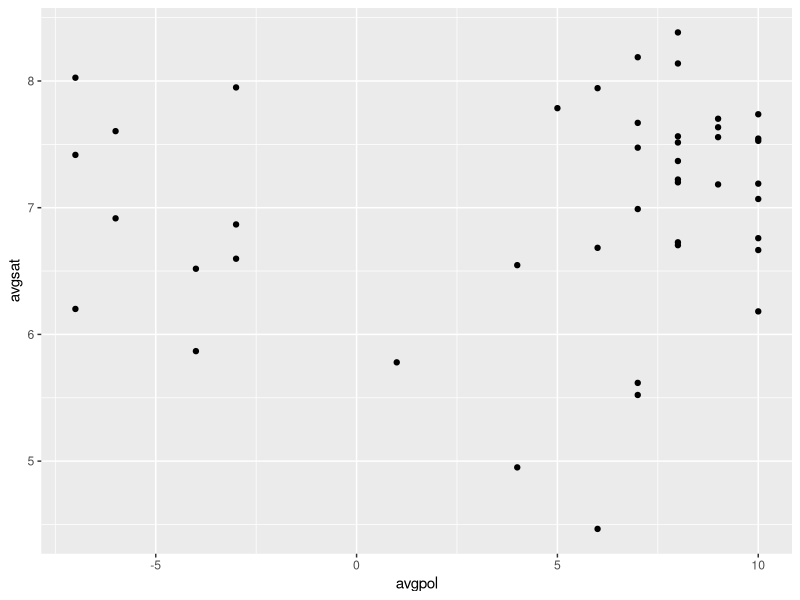
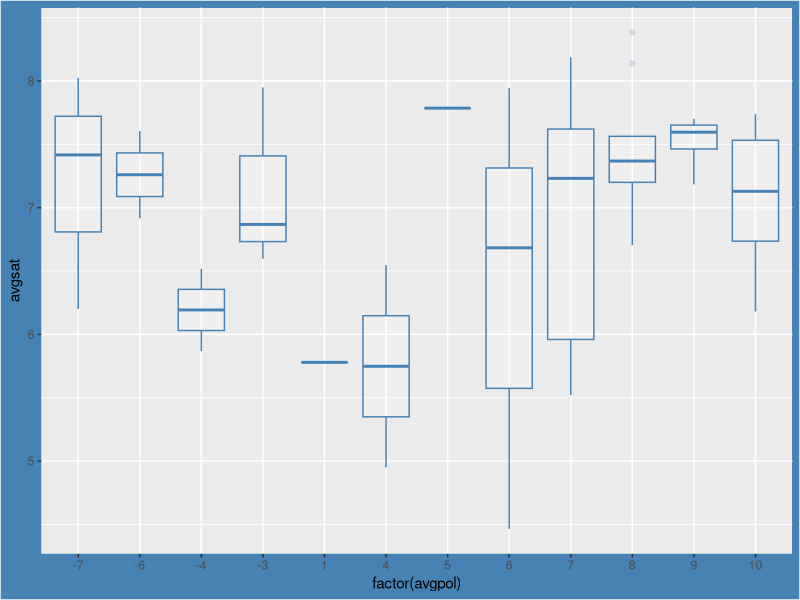
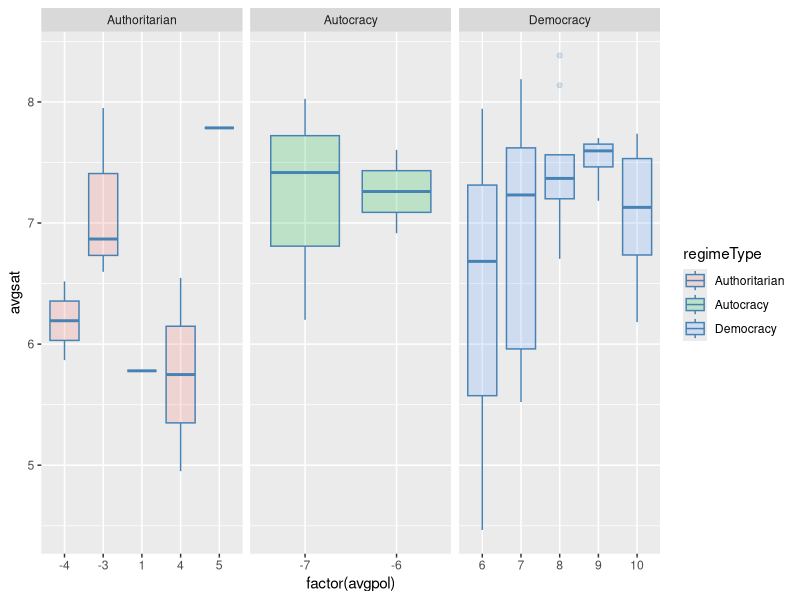
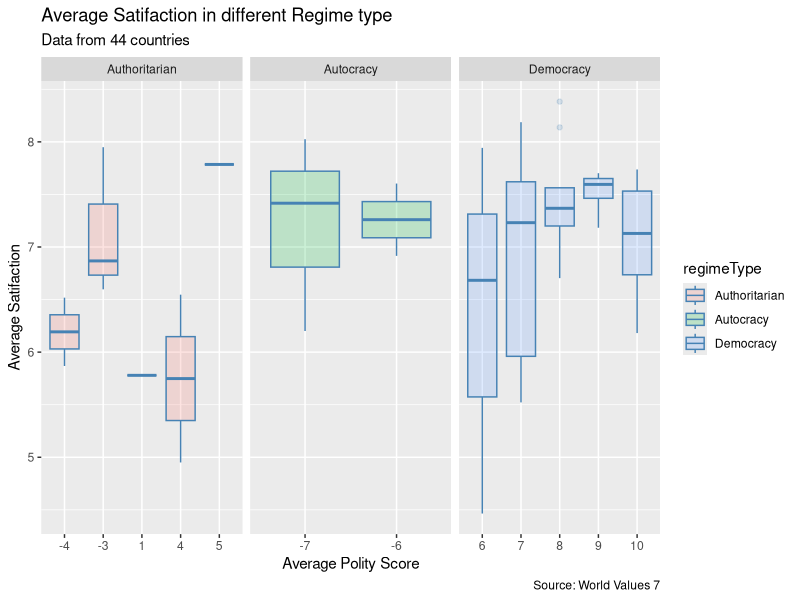
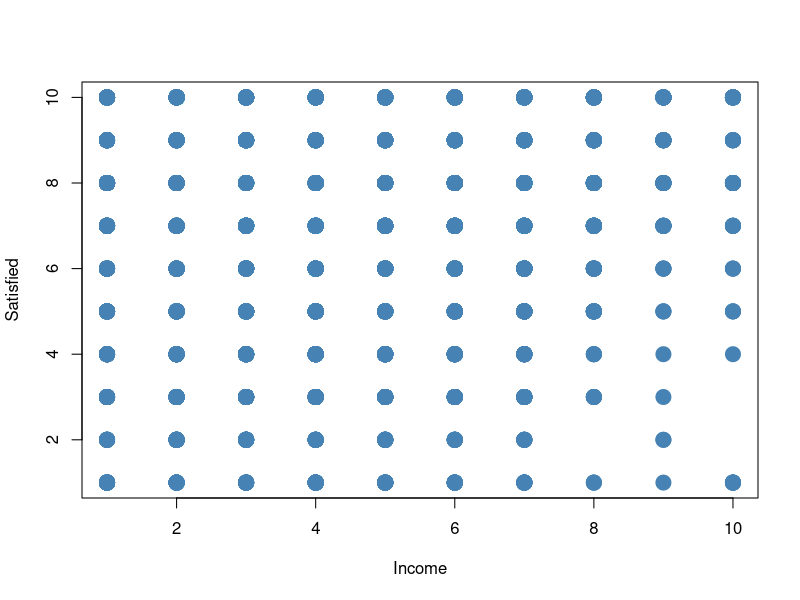
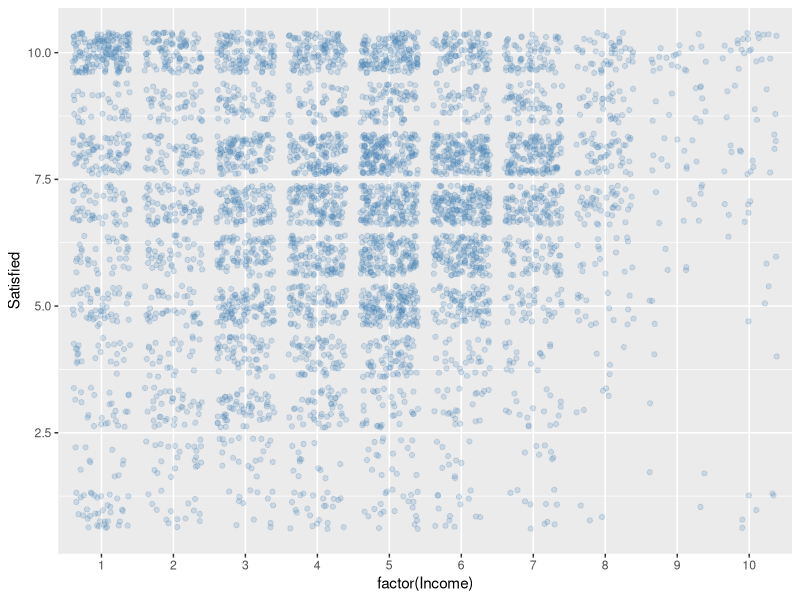
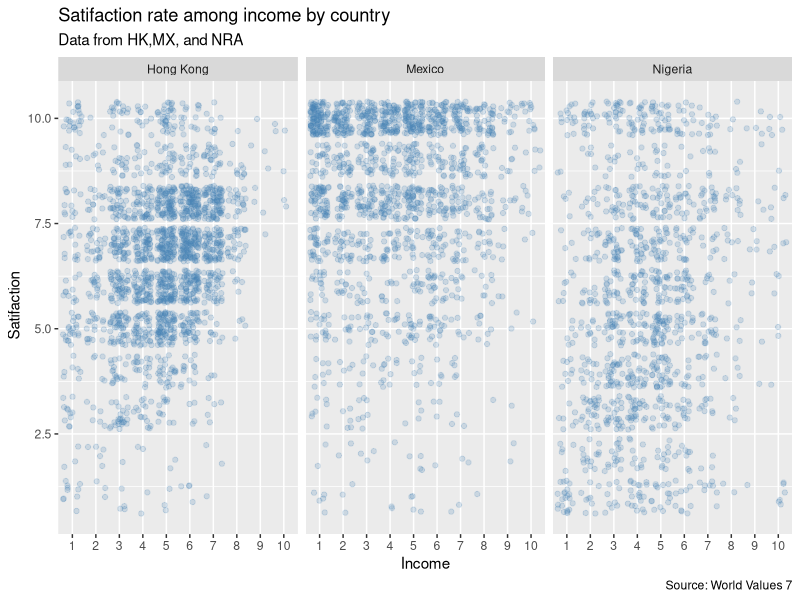

Generate these figures, in order, with R:
## ---- chunk 1
# Load packages used in this session of R
library(tidyverse)
library(knitr)

# As needed, set path to folder where data is located.
opts_knit$set(root.dir = "C:/Users/Xue Feng/Desktop/OPIM606/Lab4")
## ---- chunk 2


countrycode= read_csv("Country codes for WVS wave 7.csv")
wv7= read_csv("WV7_small.csv")

wv = right_join(countrycode,wv7, by = c("V2"= "B_COUNTRY"))


wv$regimeType = case_when(wv$polity >=6 ~"Democracy",
                          wv$polity <= -6 ~ "Autocracy",
                          is.na(wv$polity)~ "NA",
                          wv$polity %in% c(-5:5) ~ "Authoritarian")


## ---- chunk 3
wvc = wv %>% filter(!is.na(wv$polity))

df<- wvc %>%
  group_by(country) %>%
  summarize(avgsat = mean(Satisfied, na.rm = TRUE), avggdp= mean(GDPpercap, na.rm = TRUE), avgpol= mean(polity))


df$regimeType = case_when(df$avgpol >=6 ~"Democracy",
                          df$avgpol<= -6 ~ "Autocracy",
                          df$avgpol %in% c(-5:5) ~ "Authoritarian")

print(df)

## ---- chunk 4

df %>%  ggplot(aes(x = avgpol, y = avgsat)) +
  geom_point()

## ---- chunk 5

df %>%  ggplot(aes(x = factor(avgpol),            
                    y = avgsat)) +  
  geom_boxplot(alpha = 0.2,                
            color = "steelblue")  +
  theme(plot.background = element_rect(fill = "steelblue"))

## ---- chunk 6

df %>%  ggplot(aes(x = factor(avgpol),            
                    y = avgsat, 
                   fill = regimeType)) +  
  geom_boxplot(alpha = 0.2,                
            color = "steelblue")  +
 facet_wrap(~df$regimeType,scales="free_x")

## ---- chunk 7

df %>%  ggplot(aes(x = factor(avgpol),            
                    y = avgsat,
                   fill = regimeType)) +  
  geom_boxplot(alpha = 0.2,                
            color = "steelblue")  +
 facet_wrap(~df$regimeType,scales="free_x") +

labs(x="Average Polity Score",       
    y="Average Satifaction",
    title="Average Satifaction in different Regime type",       
    subtitle="Data from 44 countries",       
    caption = "Source: World Values 7")


## ---- chunk 8

selcc = c(344, 566, 484)
selname = unique(wv %>% 
                   filter(V2 %in% selcc) %>%
                   dplyr::select(country))$country

wv1 = wv %>%
  filter(country %in% selname) %>%
  filter(!is.na(Income)) %>%
  filter(!is.na(Satisfied))

plot( Satisfied~ Income , data = wv1,
     pch = 19,    
     col = "steelblue",      
     cex = 2)

## ---- chunk 9
wv1 %>%  ggplot(aes(x = factor(Income),              
                    y =Satisfied )) +  
  geom_jitter(alpha=.2,color="steelblue")


## ---- chunk 10

wv1 %>%  ggplot(aes(x = factor(Income),              
                    y =Satisfied
                    )) +  
  geom_jitter(alpha=.2,color="steelblue") +
  facet_wrap(~wv1$country,scales="free_x") +
  labs(x="Income",       
    y=" Satifaction", 
    title="Satifaction rate among income by country",       
    subtitle="Data from HK,MX, and NRA",       
    caption = "Source: World Values 7")

